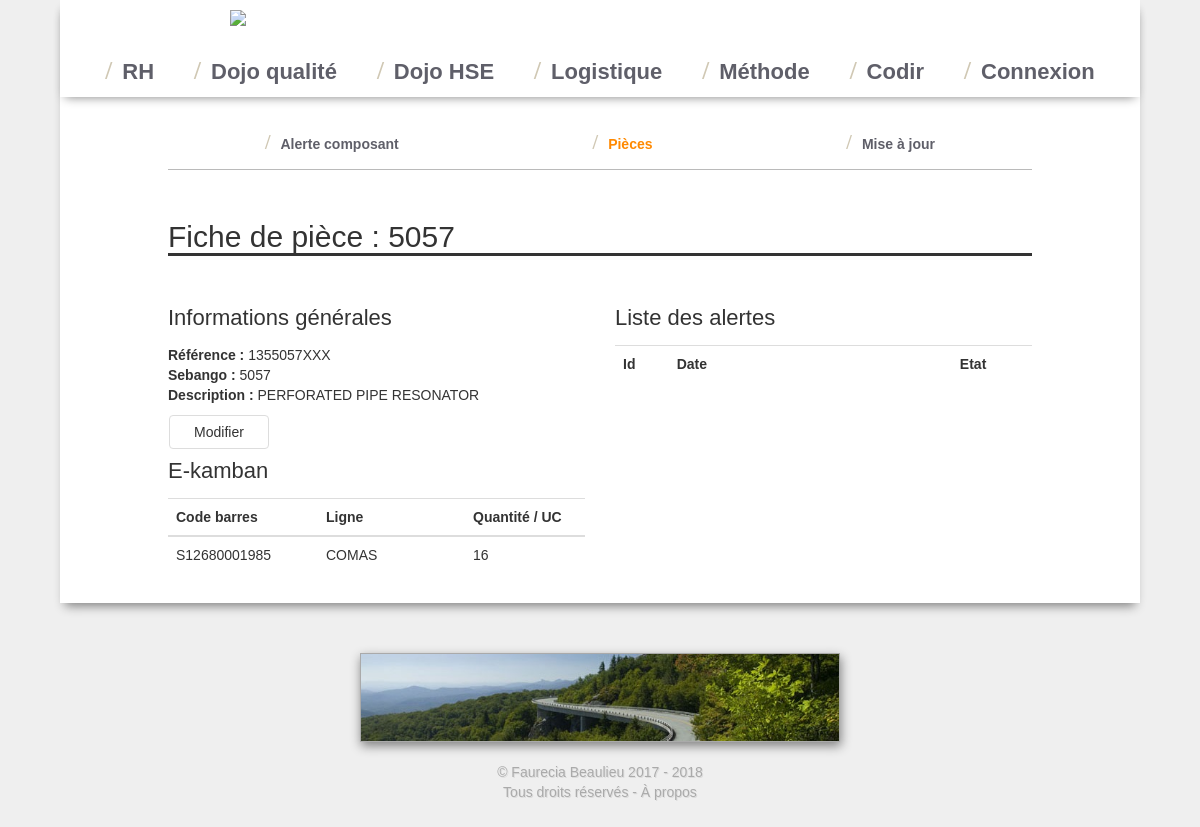
The app's page /logistique/fiche_piece.php?id=2, older data.
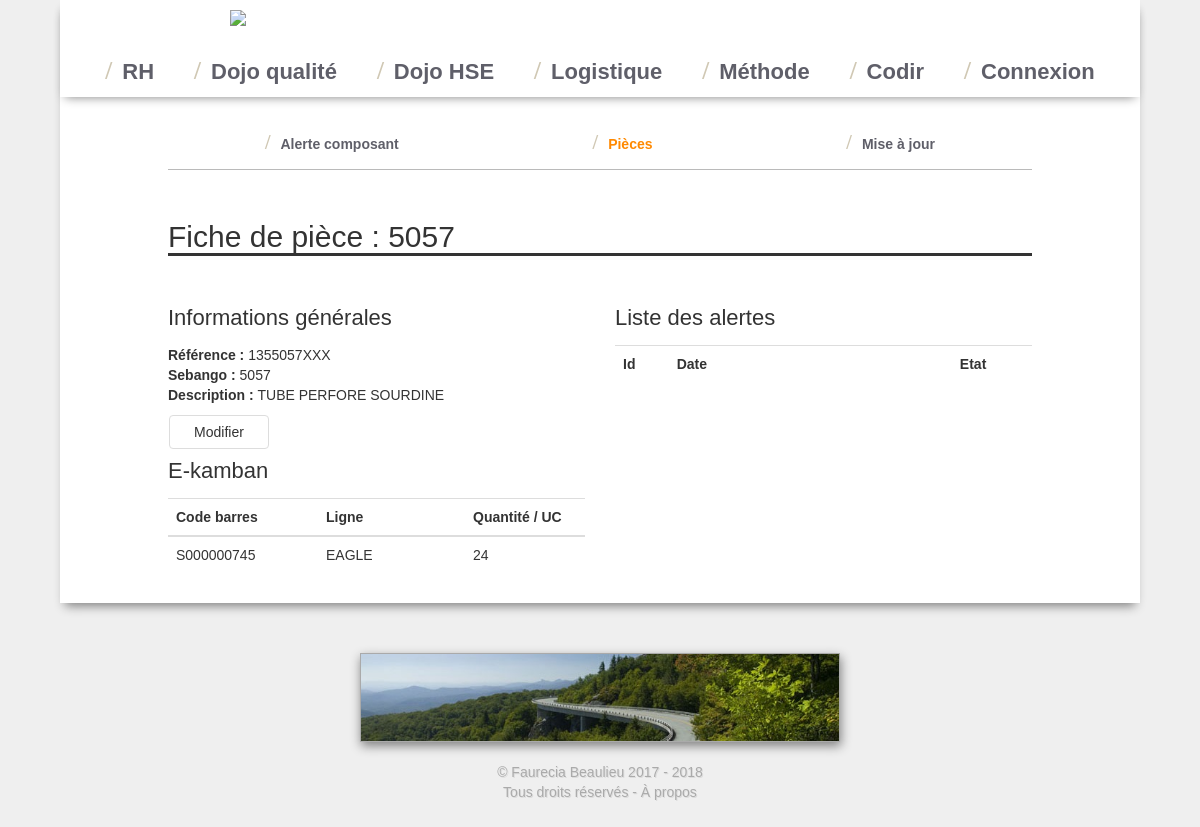
The same page, newer data.
### tables this page shows
CREATE TABLE `logistique_pieces` (
  `id` int(11) NOT NULL,
  `sebango` varchar(255) NOT NULL,
  `reference` varchar(255) NOT NULL,
  `description` varchar(255) NOT NULL,
  `adresse` varchar(255) NOT NULL
);

CREATE TABLE `logistique_e_kanban` (
  `id` int(11) NOT NULL,
  `code_barres` varchar(255) NOT NULL,
  `piece` int(11) NOT NULL,
  `ligne` varchar(255) NOT NULL,
  `quantite` int(11) NOT NULL
);

### logistique/fiche_piece.php (the view, shortened to what this page needs)
<?php
include_once "needed.php";
if (isset($_GET['id'])){
    $Query = $bdd->prepare('SELECT * FROM logistique_pieces WHERE id = ?');
    $Query->execute(array($_GET['id']));
    $Data = $Query->fetch();?>
    <h2>Fiche de pièce : <?php echo $Data['sebango'];?></h2>
    <div class="row">
        <div class="col-xs-6">
            <h4>Informations générales</h4>
            <p>
                <b>Référence : </b><?php echo $Data['reference'] ?><br>
                <b>Sebango : </b><?php echo $Data['sebango'] ?><br>
                <b>Description : </b><?php echo $Data['description'] ?><br>
            </p>
            <a href="editer_piece.php?id=<?php echo $_GET["id"]; ?>" class="btn btn-default center-block" style="width: 100px;">Modifier</a>
            <h4>E-kamban</h4>
            <table class="table"
            <thead class="thead">
            <tr>
                <th style="width: 150px">Code barres</th>
                <th >Ligne</th>
                <th style="width: 120px">Quantité / UC</th>
            </tr>
            <tbody>
            <?php
            $Query = $bdd->prepare('SELECT * FROM logistique_e_kanban WHERE piece = ?');
            $Query->execute(array($_GET['id']));
            while ($Data = $Query->fetch()) {
                ?>
                <tr>
                    <td><?php echo $Data['code_barres']; ?></td>
                    <td><?php echo $Data['ligne']; ?></td>
                    <td><?php echo $Data['quantite']; ?></td>
                </tr>
                <?php
            }
            ?>
            </tbody>
            </table>
        </div>
        <div class="col-xs-6">
            <h4>Liste des alertes</h4>
            <table class="table"
            <thead class="thead">
            <tr>
                <th style="width: 25px;">Id</th>
                <th style="width: 150px;">Date</th>
                <th style="width: 25px">Etat</th>
            </tr>
            </table>
        </div>
    </div>
    <?php
}

Row changes from the older to the newer data that the page shows:
changed logistique_pieces "1355057XXX": description "PERFORATED PIPE RESONATOR" → "TUBE PERFORE SOURDINE"
changed logistique_e_kanban: code_barres "S12680001985" → "S000000745"; ligne "COMAS" → "EAGLE"; quantite "16" → "24"
